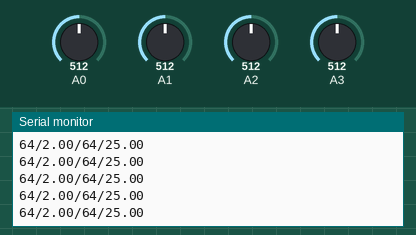
Recording of a sketch running on a simulated Arduino Uno, built with avr-gcc and run on an emulated ATmega328P. Shown: the last lines printed to the serial monitor. The test bench sets the inputs (shaded band); at power-on: A2 = 512, A0 = 512, A1 = 512, A3 = 512.

Above: at 4.2 s.
4.3 s: A2 set to 793
At 4.36 s:
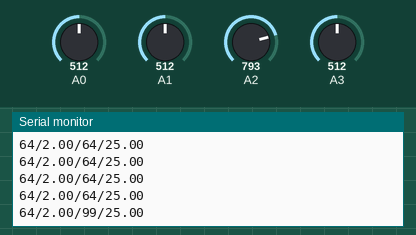
7.3 s: A2 set to 812
At 7.3 s:
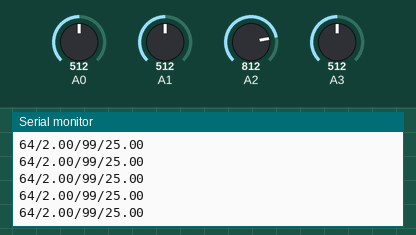
Timing chart, 0 to 10.3 s (numbered marks = the images above; inputs shaded):
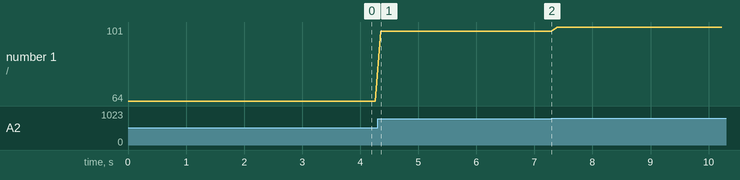

The sketch:

ProyectoSC1.ino
```cpp
void setup() {
  // put your setup code here, to run once:
  Serial.begin(9600);
}

void loop() {
  // put your main code here, to run repeatedly:
  int ampm =(int) map(analogRead(0),0,1023,0,128);
  double fm = map(analogRead(1),0,1023,0,5);
  int ampp = (int) map(analogRead(2),0,1023,0,128);
  double fp = map(analogRead(3),0,1023,0,50);
  String tor = "/";
  String p = ampm +tor+ fm +tor + ampp+tor + fp;
  Serial.println(p);
  delay(100);
}
```

Measured:
- after the input at 4.3 s, the serial monitor: prints a new line after 0.06 s (image 1)
- plotted number 1: 64 → 99 after the input at 4.3 s, 99 → 101 after the input at 7.3 s
